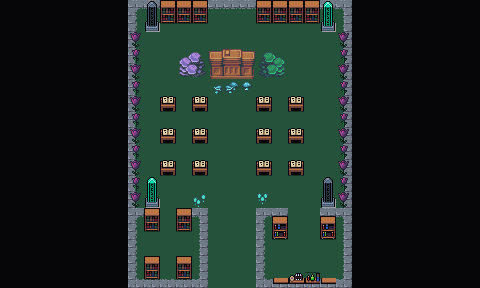

Below is a game level as drawn by its tile map, then a one-line description and the .tmx that defines it (tile-layer data replaced by summaries):
An orthogonal 30x18 tile map with 16x16 px tiles, 4 tile layers (Collision, Background, Ground and Walls, Clutter), 3 tilesets and 21 objects.

<map version="1.10" tiledversion="1.11.2" orientation="orthogonal" renderorder="right-down" width="30" height="18" tilewidth="16" tileheight="16" infinite="0" nextlayerid="7" nextobjectid="78">
 <editorsettings>
  <export target="wastetown..tmx" format="tmx" />
 </editorsettings>
 <properties>
  <property name="dungeonEffect" value="{&quot;startBattleWithCard&quot;: [ &quot;Witherbloom Apprentice&quot; ]}" />
 </properties>
 <tileset firstgid="1" source="../../../../common/maps/tileset/main.tsx" />
 <tileset firstgid="10113" source="../../../../common/maps/tileset/buildings.tsx" />
 <tileset firstgid="11905" source="../../../../common/maps/tileset/dungeon/dungeon_bis.tsx" />
 <layer id="6" name="Collision" width="30" height="18">
  <data>[540 cells, 252 non-empty, 13 distinct tile ids]</data>
 </layer>
 <layer id="1" name="Background" width="30" height="18">
  <data>[540 cells, 540 non-empty, 2 distinct tile ids]</data>
 </layer>
 <layer id="2" name="Ground and Walls" width="30" height="18">
  <data>[540 cells, 250 non-empty, 18 distinct tile ids]</data>
 </layer>
 <layer id="3" name="Clutter" width="30" height="18">
  <properties>
   <property name="spriteLayer" type="bool" value="true" />
  </properties>
  <data>[540 cells, 385 non-empty, 32 distinct tile ids]</data>
 </layer>
 <objectgroup id="4" name="Objects">
  <object id="38" template="../../../../common/maps/obj/entry_up.tx" x="207.09" y="288.3" width="51" height="16">
   <properties>
    <property name="teleport" value="" />
   </properties>
  </object>
  <object id="50" template="../../../../common/maps/obj/enemy.tx" x="159.934" y="188.78">
   <properties>
    <property name="enemy" value="Gyome" />
    <property name="threatRange" type="int" value="20" />
   </properties>
  </object>
  <object id="52" template="../../../../common/maps/obj/gold.tx" x="270.167" y="270.5" />
  <object id="53" template="../../../../common/maps/obj/enemy.tx" x="223.16" y="41.762">
   <properties>
    <property name="effect" value="{&quot;startBattleWithCard&quot;: [&quot;Witch's Clinic|C21&quot;, &quot;Blight Mound&quot;]}" />
    <property name="enemy" value="Beledros" />
    <property name="reward">[
  {
    "type": "item",
    "probability": 1,
    "count": 1,
    "itemName": "Witherbloom Key"
  }
]
</property>
   </properties>
  </object>
  <object id="57" template="../../../../common/maps/obj/booster.tx" x="294.308" y="269.487">
   <properties>
    <property name="reward">[
  {
    "editions": [ "STX" ],
    "type": "card",
    "count": 10,
    "rarity": [ "Common" ]
  },
  {
    "editions": [ "STX" ],
    "type": "card",
    "count": 3,
    "rarity": [ "Uncommon" ]
  },
  {
    "editions": [ "STX" ],
    "type": "card",
    "count": 1,
    "rarity": [ "Rare", "Mythic Rare" ]
  }
]
</property>
   </properties>
  </object>
  <object id="58" template="../../../../common/maps/obj/manashards.tx" x="317.975" y="272.958" />
  <object id="59" template="../../../../common/maps/obj/enemy.tx" x="254.878" y="125.935">
   <properties>
    <property name="enemy" value="Valentin" />
    <property name="speedModifier" type="float" value="10" />
    <property name="threatRange" type="int" value="40" />
   </properties>
  </object>
  <object id="60" template="../../../../common/maps/obj/enemy.tx" x="191.392" y="125.555">
   <properties>
    <property name="enemy" value="Willowdusk" />
    <property name="speedModifier" type="float" value="10" />
    <property name="threatRange" type="int" value="40" />
   </properties>
  </object>
  <object id="61" template="../../../../common/maps/obj/enemy.tx" x="288.444" y="192.133">
   <properties>
    <property name="enemy" value="Dina" />
    <property name="threatRange" type="int" value="20" />
   </properties>
  </object>
  <object id="65" template="../../../../common/maps/obj/scroll.tx" x="159" y="250.333">
   <properties>
    <property name="reward" value="[ { &quot;type&quot;: &quot;card&quot;, &quot;cardName&quot;: &quot;Necroblossom Snarl&quot;, &quot;editions&quot;: [ &quot;STX&quot; ], &quot;count&quot;: 1 } ]" />
   </properties>
  </object>
  <object id="66" template="../../../../common/maps/obj/dialog.tx" x="190.333" y="219.583" width="80" height="15.5" visible="1">
   <properties>
    <property name="dialog">[
{
   "text": "The classrom ahead of you smells strongly of mushrooms and rot. At the class's front, a dragon pauses its lecture and gives you a derisive glare.
'Witherbloom isn't accepting new students at the moment. Leave now, or we'll be forced to expel you violently.'",
   "options": [{
      "name": "(Continue)", "action": [{"deleteMapObject":-1}]}]
}
]</property>
   </properties>
  </object>
  <object id="67" template="../../../../common/maps/obj/gate.tx" gid="1073745949" x="287.175" y="216.728" width="34.1665" height="20.1818" rotation="0">
   <properties>
    <property name="dialog">[{
    "text":"This gate is locked.",
    "options":[
    { "name":"Leave" },
    {      
        "name":"Unlock with Witherbloom Key",     
        "condition":[{"item":"Witherbloom Key"}],    
        "text":"The gate swings open.",
        "options":[{"name":"Continue", "action":[ {"deleteMapObject":-1}, {"deleteMapObject":68}, {"removeItem":"Witherbloom Key"}]} ]
    }
    ]
}]</property>
   </properties>
  </object>
  <object id="69" template="../../../../common/maps/obj/collision.tx" x="209.218" y="49.8234" width="45.4828" height="30.8303" />
  <object id="70" template="../../../../common/maps/obj/collision.tx" x="254.858" y="49.018" width="30.9853" height="29.7564" />
  <object id="71" template="../../../../common/maps/obj/collision.tx" x="159.551" y="2.84091" width="47.6305" height="20.6284" />
  <object id="72" template="../../../../common/maps/obj/collision.tx" x="177.27" y="48.481" width="30.9853" height="29.7564" />
  <object id="73" template="../../../../common/maps/obj/collision.tx" x="257.543" y="2.57243" width="61.0541" height="20.6284" />
  <object id="74" template="../../../../common/maps/obj/collision.tx" x="321.507" y="2.1218" width="13.3186" height="29.7564" />
  <object id="75" template="../../../../common/maps/obj/collision.tx" x="145.341" y="1.1218" width="13.3186" height="29.7564" />
  <object id="76" template="../../../../common/maps/obj/collision.tx" x="321.674" y="176.455" width="13.3186" height="29.7564" />
  <object id="77" template="../../../../common/maps/obj/collision.tx" x="144.674" y="177.455" width="13.3186" height="29.7564" />
 </objectgroup>
</map>
